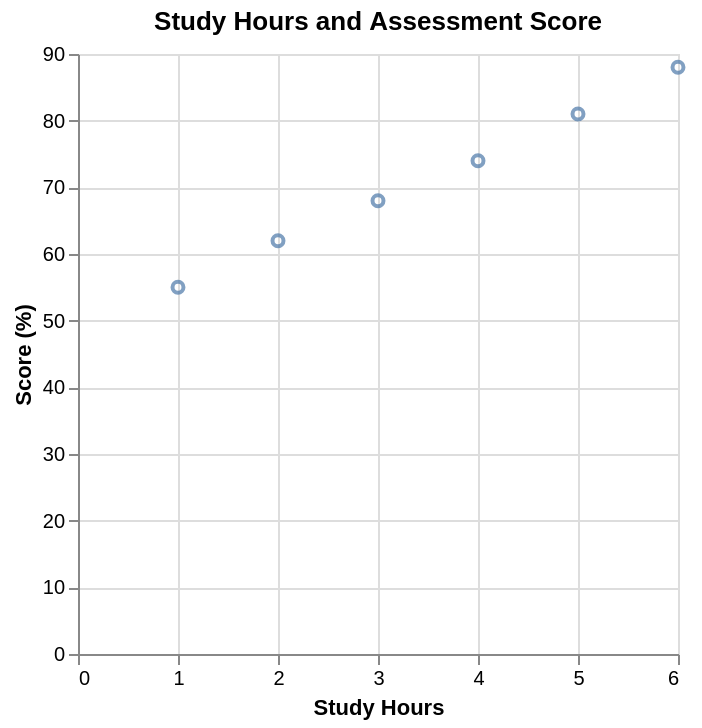

Express this chart as Vega-Lite.
### Vega-Lite specification from a JSON file in a GitHub repository (floating-point values rounded to 4 significant figures)
{"$schema": "https://vega.github.io/schema/vega-lite/v5.json", "description": "A simple scatter plot showing study time and score.", "title": "Study Hours and Assessment Score", "data": {"values": [{"hours": 1, "score": 55}, {"hours": 2, "score": 62}, {"hours": 3, "score": 68}, {"hours": 4, "score": 74}, {"hours": 5, "score": 81}, {"hours": 6, "score": 88}]}, "mark": "point", "encoding": {"x": {"field": "hours", "type": "quantitative", "title": "Study Hours"}, "y": {"field": "score", "type": "quantitative", "title": "Score (%)"}, "tooltip": [{"field": "hours", "type": "quantitative", "title": "Study Hours"}, {"field": "score", "type": "quantitative", "title": "Score"}]}}
